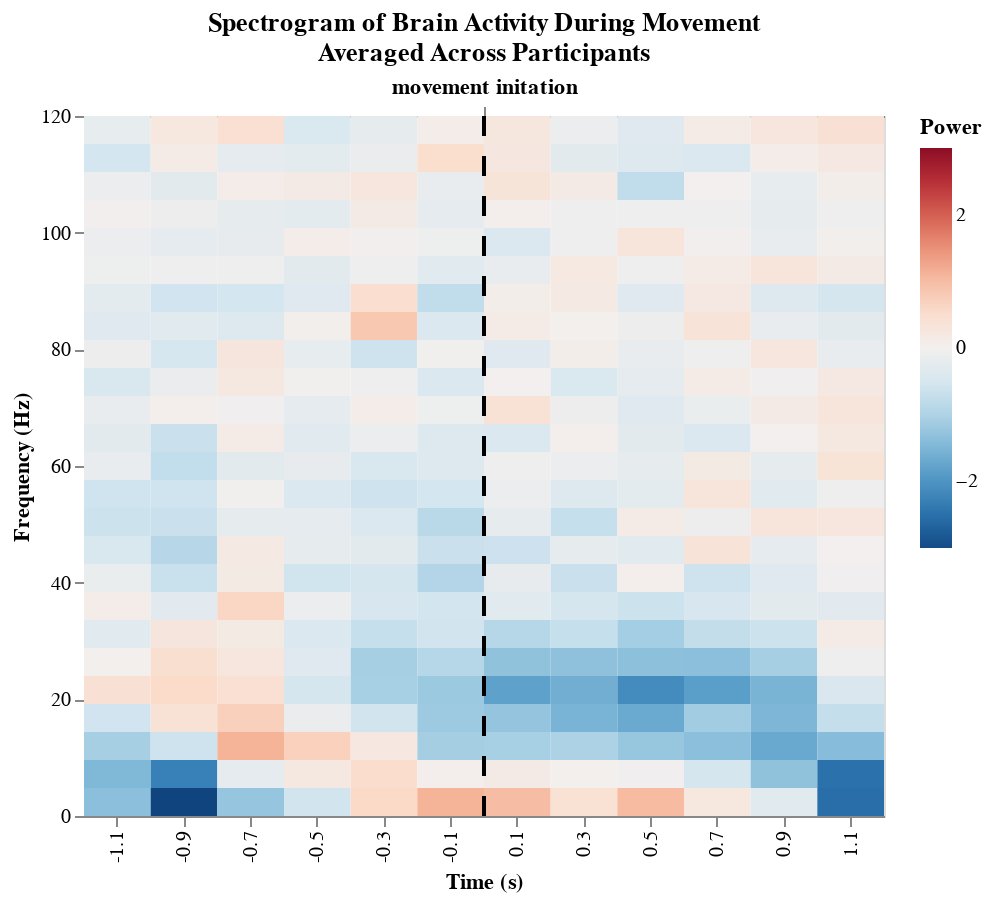

This figure's notebook cell:
### Code cell
zero_x = [0 for i in range(7)]
zero_y = list(range(0,121,20))
zero_df = pd.DataFrame(list(zip(zero_x, zero_y)), columns=['x', 'Freq'] )
zero_line = alt.Chart(zero_df).mark_line(color='black', strokeDash=[10,10]).encode(
    alt.X('x', axis = alt.Axis(labels=False) , title ='movement initation'),
    alt.Y('Freq', title='Frequency (Hz)', axis = alt.Axis(tickCount = 6, orient='left'))
).properties(height=350,width=400)

spec = alt.Chart(avg_sbj_power_df).mark_rect().encode(
    alt.X('Time:O', title ='Time (s)'),
    alt.Y('Freq:O', 
          sort = 'descending', 
          title = '',
          axis = None
         ),
    alt.Color('Power:Q', 
              sort = 'descending', 
              scale = alt.Scale(scheme='redblue', domain=(-3,3) ))
).properties(height=350,width=400, title=['Spectrogram of Brain Activity During Movement', 'Averaged Across Participants'])

spec + zero_line

### Figure 1 — Vega-Lite specification as saved in the notebook (floating-point values rounded to 4 significant figures; data arrays with more than 128 entries replaced by an {"elided": "..."} marker saying what was removed)
{"config": {"view": {"continuousWidth": 400, "continuousHeight": 300}}, "layer": [{"data": {"name": "data-b59904d426b63d53b3293059a499c75e"}, "mark": "rect", "encoding": {"color": {"type": "quantitative", "field": "Power", "scale": {"domain": [-3, 3], "scheme": "redblue"}, "sort": "descending"}, "x": {"type": "ordinal", "field": "Time", "title": "Time (s)"}, "y": {"type": "ordinal", "axis": null, "field": "Freq", "sort": "descending", "title": ""}}, "height": 350, "title": ["Spectrogram of Brain Activity During Movement", "Averaged Across Participants"], "width": 400}, {"data": {"name": "data-fef468f6e7897979a81eb183ce12f38a"}, "mark": {"type": "line", "color": "black", "strokeDash": [10, 10]}, "encoding": {"x": {"type": "quantitative", "axis": {"labels": false}, "field": "x", "title": "movement initation"}, "y": {"type": "quantitative", "axis": {"orient": "left", "tickCount": 6}, "field": "Freq", "title": "Frequency (Hz)"}}, "height": 350, "width": 400}], "$schema": "https://vega.github.io/schema/vega-lite/v4.8.1.json", "datasets": {"data-b59904d426b63d53b3293059a499c75e": {"elided": "300 records"}, "data-fef468f6e7897979a81eb183ce12f38a": [{"x": 0, "Freq": 0}, {"x": 0, "Freq": 20}, {"x": 0, "Freq": 40}, {"x": 0, "Freq": 60}, {"x": 0, "Freq": 80}, {"x": 0, "Freq": 100}, {"x": 0, "Freq": 120}]}}
